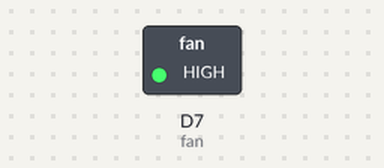
Simulated run of this sketch. Board: ESP8266 (NodeMCU). On the bench: switched loads named in the sketch (green lamp = pin HIGH).

Above: at 2.5 s.
At 7.5 s:
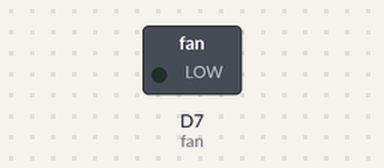
Timing chart, 0 to 13.0 s (numbered marks = the images above):
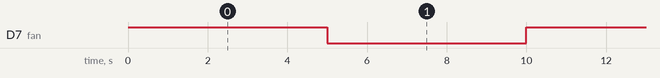

Measured:
- by itself, D7 (fan): alternates HIGH for 5.0 s and LOW for 5.0 s

The sketch:

probaFan.ino
```cpp
int fan = D7;

void setup() {
  // put your setup code here, to run once:
  Serial.begin(115200);

  pinMode(fan, OUTPUT);
}

void loop() {
  // put your main code here, to run repeatedly:
  digitalWrite(fan, HIGH);
  delay(5000);
  digitalWrite(fan, LOW);
  delay(5000);
}
```
